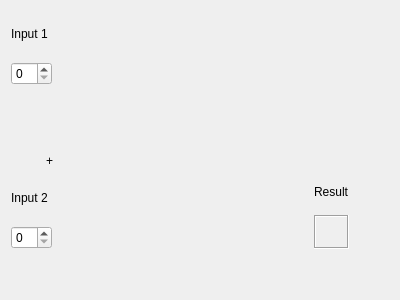
<ui version="4.0" >
 <author></author>
 <comment></comment>
 <exportmacro></exportmacro>
 <class>CalculatorForm</class>
 <widget class="QWidget" name="CalculatorForm" >
  <property name="objectName" >
   <string notr="true" >CalculatorForm</string>
  </property>
  <property name="geometry" >
   <rect>
    <x>0</x>
    <y>0</y>
    <width>400</width>
    <height>300</height>
   </rect>
  </property>
  <property name="windowTitle" >
   <string>Calculator Form</string>
  </property>
  <layout class="QGridLayout" >
   <property name="objectName" >
    <string notr="true" />
   </property>
   <property name="margin" >
    <number>9</number>
   </property>
   <property name="spacing" >
    <number>6</number>
   </property>
   <item row="0" column="0" >
    <layout class="QGridLayout" >
     <property name="objectName" >
      <string notr="true" />
     </property>
     <property name="margin" >
      <number>1</number>
     </property>
     <property name="spacing" >
      <number>6</number>
     </property>
     <item row="0" column="0" >
      <layout class="QVBoxLayout" >
       <property name="objectName" >
        <string notr="true" />
       </property>
       <property name="margin" >
        <number>1</number>
       </property>
       <property name="spacing" >
        <number>6</number>
       </property>
       <item>
        <widget class="QLabel" name="label" >
         <property name="objectName" >
          <string notr="true" >label</string>
         </property>
         <property name="geometry" >
          <rect>
           <x>1</x>
           <y>1</y>
           <width>45</width>
           <height>17</height>
          </rect>
         </property>
         <property name="text" >
          <string>Input 1</string>
         </property>
        </widget>
       </item>
       <item>
        <widget class="QSpinBox" name="inputSpinBox1" >
         <property name="objectName" >
          <string notr="true" >inputSpinBox1</string>
         </property>
         <property name="geometry" >
          <rect>
           <x>1</x>
           <y>24</y>
           <width>45</width>
           <height>25</height>
          </rect>
         </property>
        </widget>
       </item>
      </layout>
     </item>
     <item row="1" column="0" >
      <widget class="QLabel" name="label_3" >
       <property name="objectName" >
        <string notr="true" >label_3</string>
       </property>
       <property name="geometry" >
        <rect>
         <x>1</x>
         <y>57</y>
         <width>47</width>
         <height>24</height>
        </rect>
       </property>
       <property name="text" >
        <string>+</string>
       </property>
       <property name="alignment" >
        <set>Qt::AlignAbsolute|Qt::AlignBottom|Qt::AlignCenter|Qt::AlignHCenter|Qt::AlignHorizontal_Mask|Qt::AlignJustify|Qt::AlignLeading|Qt::AlignLeft|Qt::AlignRight|Qt::AlignTop|Qt::AlignTrailing|Qt::AlignVCenter|Qt::AlignVertical_Mask</set>
       </property>
      </widget>
     </item>
     <item row="2" column="2" >
      <layout class="QVBoxLayout" >
       <property name="objectName" >
        <string notr="true" />
       </property>
       <property name="margin" >
        <number>1</number>
       </property>
       <property name="spacing" >
        <number>6</number>
       </property>
       <item>
        <widget class="QLabel" name="label_2_2" >
         <property name="objectName" >
          <string notr="true" >label_2_2</string>
         </property>
         <property name="geometry" >
          <rect>
           <x>1</x>
           <y>1</y>
           <width>34</width>
           <height>20</height>
          </rect>
         </property>
         <property name="text" >
          <string>Result</string>
         </property>
        </widget>
       </item>
       <item>
        <widget class="QLabel" name="resultLabel" >
         <property name="objectName" >
          <string notr="true" >resultLabel</string>
         </property>
         <property name="geometry" >
          <rect>
           <x>1</x>
           <y>27</y>
           <width>34</width>
           <height>22</height>
          </rect>
         </property>
         <property name="frameShape" >
          <enum>QFrame::Box</enum>
         </property>
         <property name="frameShadow" >
          <enum>QFrame::Sunken</enum>
         </property>
         <property name="text" >
          <string/>
         </property>
         <property name="alignment" >
          <set>Qt::AlignAbsolute|Qt::AlignBottom|Qt::AlignCenter|Qt::AlignHCenter|Qt::AlignHorizontal_Mask|Qt::AlignJustify|Qt::AlignLeading|Qt::AlignLeft|Qt::AlignRight|Qt::AlignTop|Qt::AlignTrailing|Qt::AlignVCenter|Qt::AlignVertical_Mask</set>
         </property>
        </widget>
       </item>
      </layout>
     </item>
     <item row="2" column="0" >
      <layout class="QVBoxLayout" >
       <property name="objectName" >
        <string notr="true" />
       </property>
       <property name="margin" >
        <number>1</number>
       </property>
       <property name="spacing" >
        <number>6</number>
       </property>
       <item>
        <widget class="QLabel" name="label_2" >
         <property name="objectName" >
          <string notr="true" >label_2</string>
         </property>
         <property name="geometry" >
          <rect>
           <x>1</x>
           <y>1</y>
           <width>45</width>
           <height>17</height>
          </rect>
         </property>
         <property name="text" >
          <string>Input 2</string>
         </property>
        </widget>
       </item>
       <item>
        <widget class="QSpinBox" name="inputSpinBox2" >
         <property name="objectName" >
          <string notr="true" >inputSpinBox2</string>
         </property>
         <property name="geometry" >
          <rect>
           <x>1</x>
           <y>24</y>
           <width>45</width>
           <height>25</height>
          </rect>
         </property>
        </widget>
       </item>
      </layout>
     </item>
     <item row="2" column="1" >
      <spacer>
       <property name="objectName" >
        <string notr="true" >horizontalSpacer_2</string>
       </property>
       <property name="geometry" >
        <rect>
         <x>54</x>
         <y>87</y>
         <width>239</width>
         <height>50</height>
        </rect>
       </property>
       <property name="orientation" >
        <enum>Qt::Horizontal</enum>
       </property>
       <property name="sizeHint" >
        <size>
         <width>40</width>
         <height>20</height>
        </size>
       </property>
      </spacer>
     </item>
    </layout>
   </item>
   <item row="0" column="1" >
    <spacer>
     <property name="objectName" >
      <string notr="true" >horizontalSpacer</string>
     </property>
     <property name="geometry" >
      <rect>
       <x>351</x>
       <y>68</y>
       <width>40</width>
       <height>20</height>
      </rect>
     </property>
     <property name="orientation" >
      <enum>Qt::Horizontal</enum>
     </property>
     <property name="sizeType" >
      <enum>QSizePolicy::Minimum</enum>
     </property>
     <property name="sizeHint" >
      <size>
       <width>40</width>
       <height>20</height>
      </size>
     </property>
    </spacer>
   </item>
   <item row="1" column="0" >
    <spacer>
     <property name="objectName" >
      <string notr="true" >verticalSpacer</string>
     </property>
     <property name="geometry" >
      <rect>
       <x>167</x>
       <y>153</y>
       <width>20</width>
       <height>138</height>
      </rect>
     </property>
     <property name="orientation" >
      <enum>Qt::Vertical</enum>
     </property>
     <property name="sizeType" >
      <enum>QSizePolicy::Minimum</enum>
     </property>
     <property name="sizeHint" >
      <size>
       <width>20</width>
       <height>40</height>
      </size>
     </property>
    </spacer>
   </item>
  </layout>
 </widget>
 <pixmapfunction></pixmapfunction>
 <resources/>
</ui>
